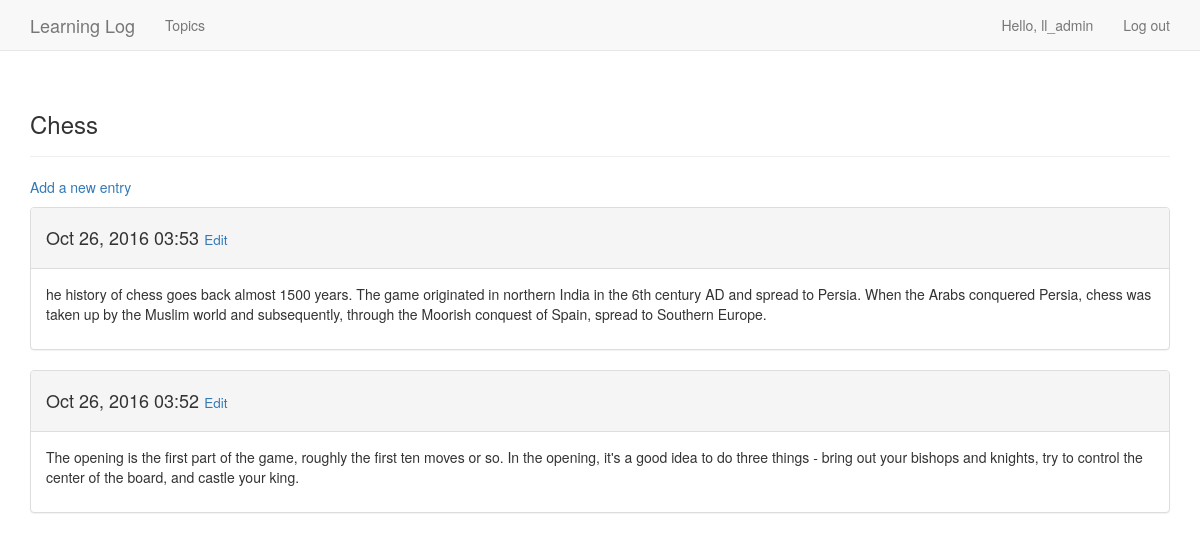
Page /topics/1/ (signed in) on the earlier database version.
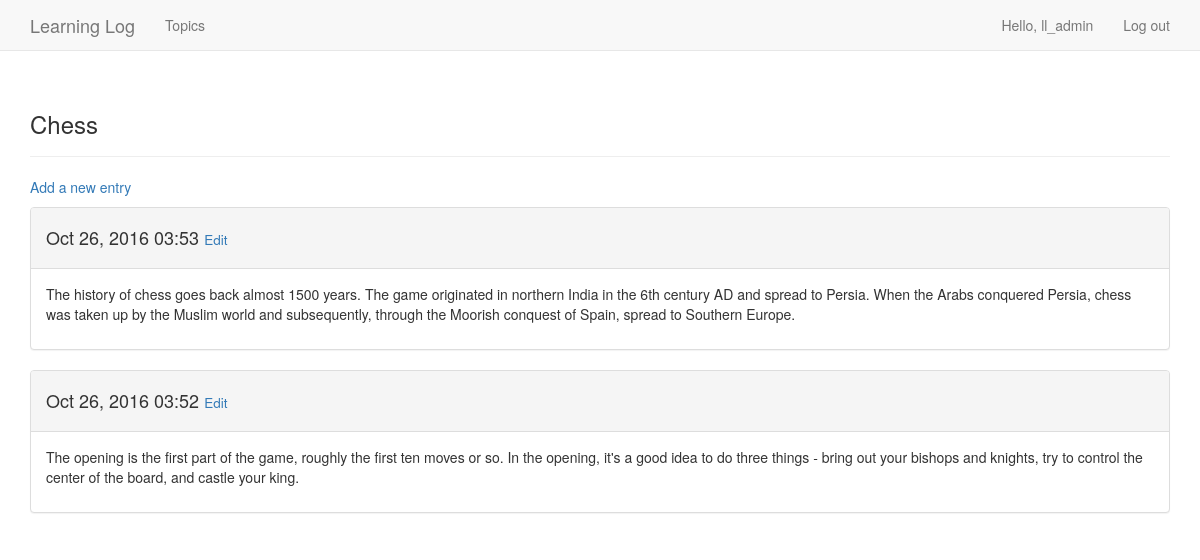
Same page on the later database version.
### learning_logs/models.py (models this page shows, shortened)
class Topic(models.Model):
    text = models.CharField(max_length=200)
    date_added = models.DateTimeField(auto_now_add=True)
    owner = models.ForeignKey(User)
    def __str__(self):
        return self.text

class Entry(models.Model):
    topic = models.ForeignKey(Topic)
    text = models.TextField()
    date_added = models.DateTimeField(auto_now_add=True)
    class Meta:
        verbose_name_plural = 'entries'

### learning_logs/views.py (the view)
# urls.py: url(r'^topics/(?P<topic_id>\d+)/$', views.topic, name='topic'),
@login_required
def topic(request, topic_id):
    topic = Topic.objects.get(id=topic_id)
    if topic.owner != request.user:
        raise Http404
    entries = topic.entry_set.order_by('-date_added')
    context = {'topic': topic, 'entries': entries}
    return render(request, 'learning_logs/topic.html', context)

### learning_logs/templates/learning_logs/topic.html
{% extends "learning_logs/base.html" %}
{%block header%}
<h3>{{topic}}</h3>
{%endblock header%}
{% block content %}
<p><a href="{% url 'learning_logs:new_entry' topic.id %}">Add a new entry</a></p>
{% for entry in entries %}
<div class="panel panel-default">
    <div class="panel-heading">
        <h4>
            {{entry.date_added|date:'M d, Y H:i'}}
            <small>
                <a href="{% url 'learning_logs:edit_entry' entry.id %}">Edit</a>
            </small>
        </h4>
    </div>
    <div class="panel-body">
        {{entry.text|linebreaks}}
    </div>
</div>
{%empty%}
<li>
    There are no entries for this topic yet
</li>
{% endfor %}
{% endblock content %}

### learning_logs/templates/learning_logs/base.html (shortened to what this page needs)
{% load bootstrap3 %}
<!DOCTYPE html>
<html lang="en">
<head>
    {% bootstrap_css %}
</head>
<body>
<nav class="navbar navbar-default navbar-static-top">
    <div class="container">
        <div class="navbar-header">
            <a class="navbar-brand" href="{% url 'learning_logs:index' %}">Learning Log</a>
        </div>
        <div id="navbar" class="navbar-collapse collapse">
            <ul class="nav navbar-nav">
                <li><a href="{% url 'learning_logs:topics' %}">Topics</a></li>
            </ul>
            <ul class="nav navbar-nav navbar-right">
                {% if user.is_authenticated %}
                <li><a>Hello, {{user.username}} </a></li>
                <li><a href="{% url 'users:logout' %}">Log out</a></li>
                {% else %}
                <li><a href="{% url 'users:login' %}">Log in</a></li>
                <li><a href="{% url 'users:register' %}">Register</a></li>
                {% endif %}
            </ul>
        </div>
    </div>
</nav>
<div class="container">
    <div class="page-header">
        {% block header %}
        {% endblock header %}
    </div>
    <div>
        {% block content %}
        {% endblock content%}
    </div>
</div>
</body>
</html>

Differences in the rows shown:
changed Entry: text "he history of chess goes…" → "The history of chess goes…"
